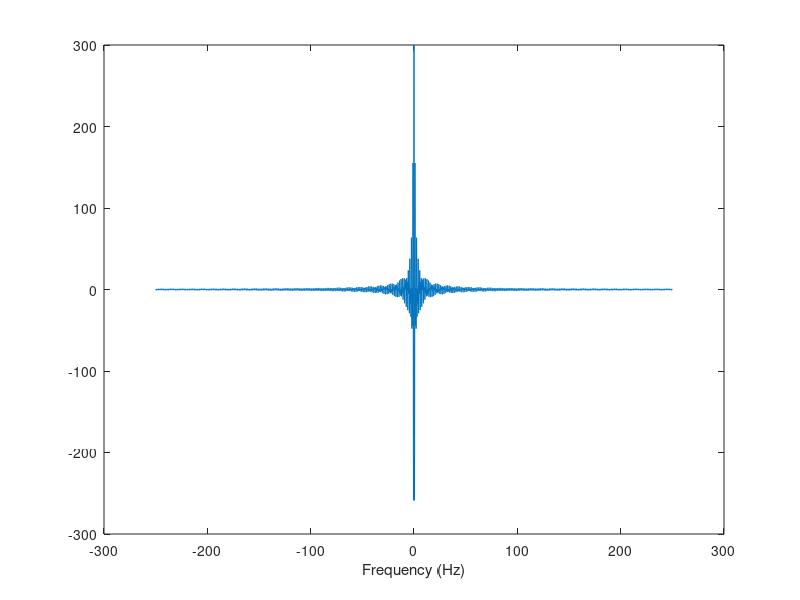

Write the MATLAB code that produced this figure. (Note: this script raises an error after producing the figure.)
%% compute the operator 
NBases = 300;
compute_all_eigs = 1;
Xp = zeros( 2 * NBases + 1 );

for k = -NBases:NBases
    if ( k == -NBases )
        Xp( 2, k + NBases + 1 ) = 0.5 * ( k + 1 ) * exp( 1i );
    elseif ( k == NBases )
        Xp( k + NBases, k + NBases + 1 ) = 0.5 * ( 1 - k ) * exp( -1i );
    else
        Xp( k + NBases + 2, k + NBases + 1 ) = 0.5 * ( k + 1 ) * exp( 1i );
        Xp( k + NBases, k + NBases + 1 ) = 0.5 * ( 1 - k ) * exp( -1i );
    end
end

%% compute the windowed function and its DFT
Fs = 500;
t = 0:1/Fs:( 2 * pi ); 
x = zeros( size( t ) );
% x( find( t < pi/10 ) ) = 1;
x( find( t < 1.3 ) ) = 1;
x( find( t < 0.7 ) ) = 0;
nfft = 8192; 
% Take fft, padding with zeros so that length(X) is equal to nfft 
X = fft( x, nfft );
X = fftshift( X );
% Frequency vector
f = (-nfft/2:nfft/2-1)*Fs/nfft;
% Generate the plot, title and labels. 
h = figure; plot( f, real( X ) ); 
xlabel('Frequency (Hz)');

%% compute the eigenvector representation of x
xvec = zeros( 2 * NBases + 1, 1 );
fxvec = [];
for k = -NBases:NBases
    search_freq = k/( 2 * pi );
    if ( find( f == search_freq ) )
        xvec( k + NBases + 1 ) = X(  f == search_freq  );
    else
        min_idx = find( f < search_freq , 1, 'last' );
        max_idx = find( f > search_freq , 1 );
        min_freq = f( min_idx );
        max_freq = f( max_idx );
        t_eval = ( search_freq - min_freq )/( max_freq - min_freq );
        xvec( k + NBases + 1 ) = X( max_idx ) * t_eval + X( min_idx ) * ( 1 - t_eval );
    end
    fxvec = [ fxvec; search_freq ];
end

%% 
tau = linspace( 0, 2 * pi, length( xvec ) );
T = linspace( 0, 100, 10 );
for l = 1:length( T )
    expmXp = expm( Xp * T( l ) );
    helper = expmXp * xvec;
    out = ifft( ifftshift( helper ), 'symmetric' )/( 2 * pi );
%     out = zeros( 1, NSamples );
%     for j = 1:NSamples
%         for k = -NBases:NBases
%             out( j ) = helper( k + NBases + 1 ) * exp( 1i * k * tau( j ) );
%         end
%     end
    plot( tau, out );
    pause
    anow = axis;
    axis( [ -0.1 7 anow( 3 ) anow( 4 ) ] ) 
%     filename = sprintf( 'mesa_images/image_%2.3f.pdf', T( l ) );
%     print( h, '-dpdf', filename );
end




